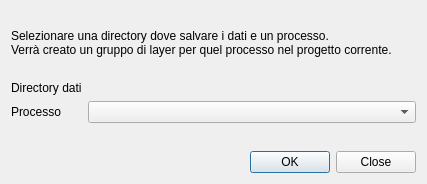
<?xml version="1.0" encoding="UTF-8"?>
<ui version="4.0">
 <class>Dialog</class>
 <widget class="QDialog" name="Dialog">
  <property name="geometry">
   <rect>
    <x>0</x>
    <y>0</y>
    <width>427</width>
    <height>184</height>
   </rect>
  </property>
  <property name="windowTitle">
   <string>Dialog</string>
  </property>
  <layout class="QVBoxLayout" name="verticalLayout">
   <item>
    <widget class="QLabel" name="label">
     <property name="text">
      <string>Selezionare una directory dove salvare i dati e un processo.
Verrà creato un gruppo di layer per quel processo nel progetto corrente.</string>
     </property>
    </widget>
   </item>
   <item>
    <layout class="QFormLayout" name="formLayout">
     <item row="0" column="0">
      <widget class="QLabel" name="label_2">
       <property name="text">
        <string>Directory dati</string>
       </property>
      </widget>
     </item>
     <item row="0" column="1">
      <widget class="QgsFileWidget" name="file_widget">
       <property name="storageMode">
        <enum>QgsFileWidget::GetDirectory</enum>
       </property>
       <property name="options">
        <set>QFileDialog::ShowDirsOnly</set>
       </property>
      </widget>
     </item>
     <item row="1" column="0">
      <widget class="QLabel" name="label_3">
       <property name="text">
        <string>Processo</string>
       </property>
      </widget>
     </item>
     <item row="1" column="1">
      <widget class="QComboBox" name="process_cbox"/>
     </item>
    </layout>
   </item>
   <item>
    <widget class="QDialogButtonBox" name="buttonBox">
     <property name="orientation">
      <enum>Qt::Horizontal</enum>
     </property>
     <property name="standardButtons">
      <set>QDialogButtonBox::Close|QDialogButtonBox::Ok</set>
     </property>
     <property name="centerButtons">
      <bool>false</bool>
     </property>
    </widget>
   </item>
  </layout>
 </widget>
 <customwidgets>
  <customwidget>
   <class>QgsFileWidget</class>
   <extends>QWidget</extends>
   <header>qgsfilewidget.h</header>
  </customwidget>
 </customwidgets>
 <resources/>
 <connections>
  <connection>
   <sender>buttonBox</sender>
   <signal>accepted()</signal>
   <receiver>Dialog</receiver>
   <slot>accept()</slot>
   <hints>
    <hint type="sourcelabel">
     <x>248</x>
     <y>254</y>
    </hint>
    <hint type="destinationlabel">
     <x>157</x>
     <y>274</y>
    </hint>
   </hints>
  </connection>
  <connection>
   <sender>buttonBox</sender>
   <signal>rejected()</signal>
   <receiver>Dialog</receiver>
   <slot>reject()</slot>
   <hints>
    <hint type="sourcelabel">
     <x>316</x>
     <y>260</y>
    </hint>
    <hint type="destinationlabel">
     <x>286</x>
     <y>274</y>
    </hint>
   </hints>
  </connection>
 </connections>
</ui>
